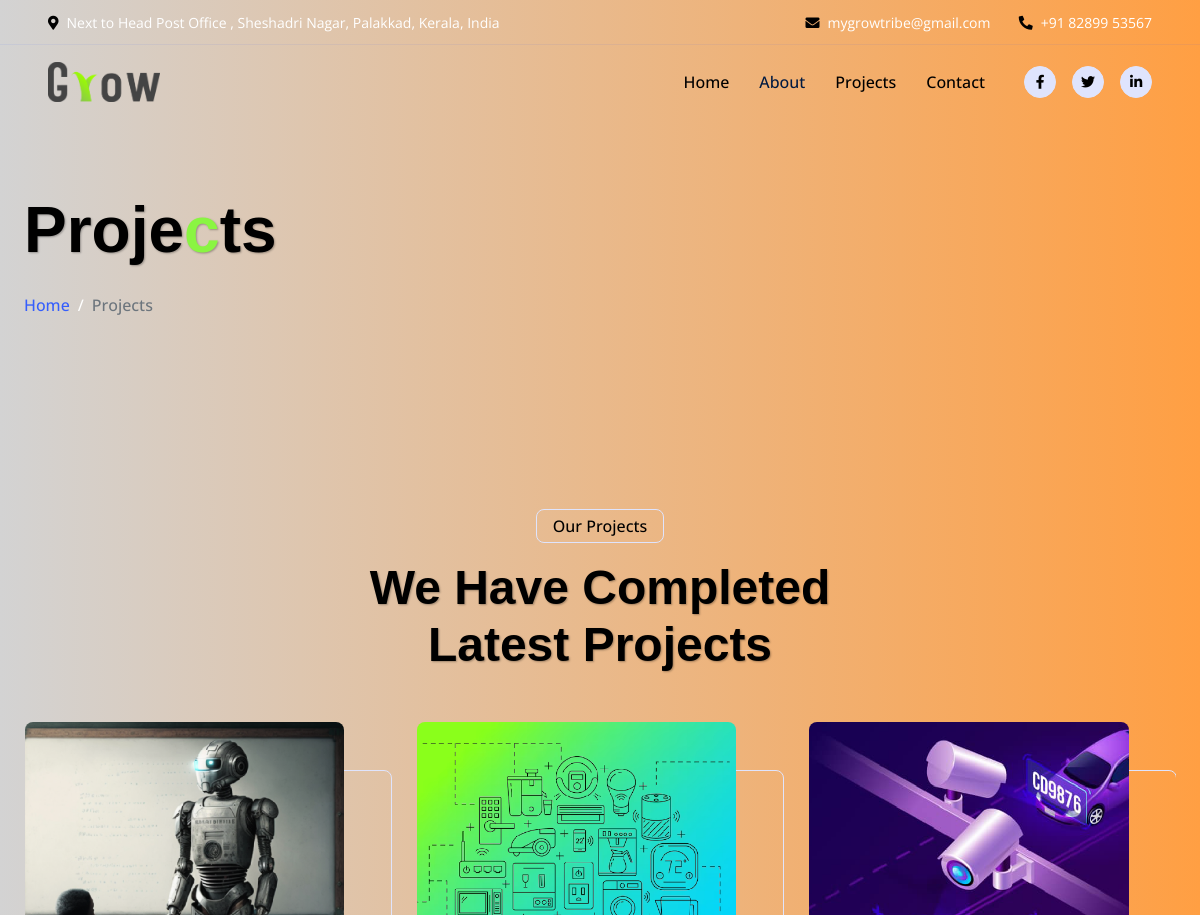
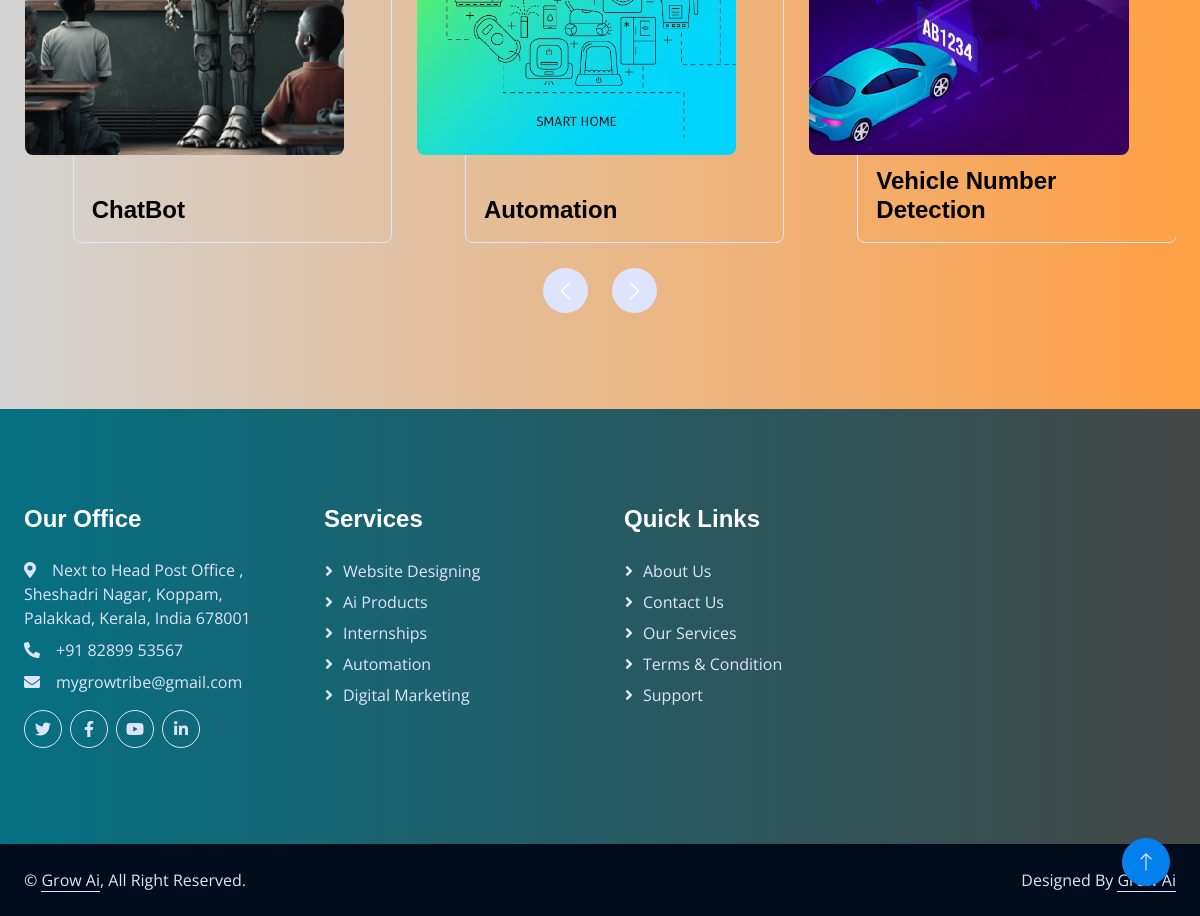
/projects/, run on the app's committed database (2 pictures, top to bottom).
### apps/models.py (models this page shows, shortened)
class Projects(models.Model):
    name=models.CharField(max_length=100)
    image=models.ImageField(upload_to='images')
    description=models.TextField()

### apps/views.py (the view)
# urls.py: path('projects/',projects,name='projects'),
def projects(request):
    projects=Projects.objects.all()
    return render(request,'project.html',{'projects':projects})

### templates/project.html (shortened to what this page needs)
{% load static %}
<!DOCTYPE html>
<html lang="en">
<head>
    <link href="https://cdnjs.cloudflare.com/ajax/libs/font-awesome/5.10.0/css/all.min.css" rel="stylesheet">
    <link href="https://cdn.jsdelivr.net/npm/bootstrap-icons@1.4.1/font/bootstrap-icons.css" rel="stylesheet">
    <link href="{% static 'lib/animate/animate.min.css' %}" rel="stylesheet">
    <link href="{% static 'lib/owlcarousel/assets/owl.carousel.min.css' %}" rel="stylesheet">
    <link href="{% static 'css/bootstrap.min.css' %}" rel="stylesheet">
    <link href="{% static 'css/style.css' %}" rel="stylesheet">
</head>
<body>
    <div class="container-fluid fixed-top px-0 wow fadeIn" data-wow-delay="0.1s">
        <div class="top-bar row gx-0 align-items-center d-none d-lg-flex">
            <div class="col-lg-6 px-5 text-start">
                <small><i class="fa fa-map-marker-alt text-primary me-2"></i>Next to Head Post Office ,
                    Sheshadri Nagar,
                    Palakkad, Kerala,
                    India
                    </small>
            </div>
            <div class="col-lg-6 px-5 text-end">
                <small><i class="fa fa-envelope text-primary me-2"></i>mygrowtribe@gmail.com</small>
                <small class="ms-4"><i class="fa fa-phone-alt text-primary me-2"></i>+91 82899 53567</small>
            </div>
        </div>
        <nav class="navbar navbar-expand-lg navbar-light py-lg-0 px-lg-5 wow fadeIn" data-wow-delay="0.1s">
            <a href="/" class="navbar-brand ms-4 ms-lg-0">
                <img src="{% static 'img/Grow Logo.png' %}" alt="Grow Ai Logo" class="title-image">
            </a>
            <div class="collapse navbar-collapse" id="navbarCollapse">
                    <div class="navbar-nav ms-auto p-4 p-lg-0">
                        <a href="/" class="nav-item nav-link">Home</a>
                        <a href="{% url 'apps:about' %}" class="nav-item nav-link active">About</a>
                        <a href="{% url 'apps:projects' %}" class="nav-item nav-link">Projects</a>
                        <a href="{% url 'apps:contact' %}" class="nav-item nav-link">Contact</a>
                    </div>
                <div class="d-none d-lg-flex ms-2">
                    <a class="btn btn-light btn-sm-square rounded-circle ms-3" href="">
                        <small class="fab fa-facebook-f text-primary"></small>
                    </a>
                    <a class="btn btn-light btn-sm-square rounded-circle ms-3" href="">
                        <small class="fab fa-twitter text-primary"></small>
                    </a>
                    <a class="btn btn-light btn-sm-square rounded-circle ms-3" href="https://in.linkedin.com/company/joingrowtribe">
                        <small class="fab fa-linkedin-in text-primary"></small>
                    </a>
                </div>
        </nav>
    </div>
    <div class="container-fluid page-header mb-5 wow fadeIn" data-wow-delay="0.1s">
        <div class="container">
            <h1 class="display-3 mb-4 animated slideInDown">Proje<span class="text-green">c</span>ts</h1>
            <nav aria-label="breadcrumb animated slideInDown">
                <ol class="breadcrumb mb-0">
                    <li class="breadcrumb-item"><a href="#">Home</a></li>
                    <li class="breadcrumb-item active" aria-current="page">Projects</li>
                </ol>
            </nav>
        </div>
    </div>
    <div class="container-xxl py-5">
        <div class="container">
            <div class="text-center mx-auto wow fadeInUp" data-wow-delay="0.1s" style="max-width: 600px;">
                <p class="d-inline-block border rounded text-primary fw-semi-bold py-1 px-3">Our Projects</p>
                <h1 class="display-5 mb-5">We Have Completed Latest Projects</h1>
            </div>
            <div class="owl-carousel project-carousel wow fadeInUp" data-wow-delay="0.3s">
                {% for i in projects %}
                <div class="project-item pe-5 pb-5">
                    <div class="project-img mb-3">
                        <img class="img-fluid rounded" src="{{i.image.url}}" alt="">
                    </div>
                    <br>
                    <div class="project-title">
                        <h4 class="mb-0">{{i.name}}</h4>
                    </div>
            </div>
            {% endfor %}
        </div>
    </div>
    </div>
    <div class="container-fluid bg-dark text-light footer mt-5 py-5 wow fadeIn" data-wow-delay="0.1s">
        <div class="container py-5">
            <div class="row g-5">
                <div class="col-lg-3 col-md-6">
                    <h4 class="text-white mb-4">Our Office</h4>
                    <p class="mb-2"><i class="fa fa-map-marker-alt me-3"></i>Next to Head Post Office ,
                        Sheshadri Nagar, Koppam,
                        Palakkad, Kerala,
                        India
                        678001</p>
                    <p class="mb-2"><i class="fa fa-phone-alt me-3"></i>+91 82899 53567</p>
                    <p class="mb-2"><i class="fa fa-envelope me-3"></i>mygrowtribe@gmail.com</p>
                    <div class="d-flex pt-2">
                        <a class="btn btn-square btn-outline-light rounded-circle me-2" href=""><i
                                class="fab fa-twitter"></i></a>
                        <a class="btn btn-square btn-outline-light rounded-circle me-2" href=""><i
                                class="fab fa-facebook-f"></i></a>
                        <a class="btn btn-square btn-outline-light rounded-circle me-2" href=""><i
                                class="fab fa-youtube"></i></a>
                        <a class="btn btn-square btn-outline-light rounded-circle me-2" href=""><i
                                class="fab fa-linkedin-in"></i></a>
                    </div>
                </div>
                <div class="col-lg-3 col-md-6">
                    <h4 class="text-white mb-4">Services</h4>
                    <a class="btn btn-link" href="">Website Designing</a>
                    <a class="btn btn-link" href="">Ai Products</a>
                    <a class="btn btn-link" href="">Internships</a>
                    <a class="btn btn-link" href="">Automation</a>
                    <a class="btn btn-link" href="">Digital Marketing</a>
                </div>
                <div class="col-lg-3 col-md-6">
                    <h4 class="text-white mb-4">Quick Links</h4>
                    <a class="btn btn-link" href="">About Us</a>
                    <a class="btn btn-link" href="">Contact Us</a>
                    <a class="btn btn-link" href="">Our Services</a>
                    <a class="btn btn-link" href="">Terms & Condition</a>
                    <a class="btn btn-link" href="">Support</a>
                </div>
                </div>
            </div>
        </div>
    <div class="container-fluid copyright py-4">
        <div class="container">
            <div class="row">
                <div class="col-md-6 text-center text-md-start mb-3 mb-md-0">
                    &copy; <a class="border-bottom" href="#">Grow Ai</a>, All Right Reserved.
                </div>
                <div class="col-md-6 text-center text-md-end">
                    Designed By <a class="border-bottom" href="">Grow Ai</a>
                </div>
            </div>
        </div>
    </div>
    <a href="#" class="btn btn-lg btn-primary btn-lg-square rounded-circle back-to-top"><i
            class="bi bi-arrow-up"></i></a>
</body>
</html>

### static/css/style.css (style rules this page uses)
:root { --primary: white; --secondary: #E93C05; --tertiary: white; --light: #DFE4FD; --dark: #011A41; }
.back-to-top { position: fixed; display: none; right: 30px; bottom: 30px; z-index: 99; }
h1, .h1,b h2, .h2, .fw-bold { font-weight: 700 !important; }
h3, .h3, h4, .h4, .fw-medium { font-weight: 600 !important; }
h5, .h5, h6, .h6, .fw-semi-bold { font-weight: 500 !important; }
.btn { transition: .5s; font-weight: 500; }
.btn-primary, .btn-outline-primary:hover { color: var(--light); }
.btn-square { width: 38px; height: 38px; }
.btn-sm-square { width: 32px; height: 32px; }
.btn-lg-square { width: 48px; height: 48px; }
.btn-square, .btn-sm-square, .btn-lg-square { padding: 0; display: flex; align-items: center; justify-content: center; font-weight: normal; }
.fixed-top { transition: .5s; }
.top-bar { height: 45px; border-bottom: 1px solid rgba(53, 94, 252, .07); }
.navbar .navbar-nav .nav-link { padding: 25px 15px; color: rgb(0, 0, 0); font-weight: 500; outline: none; }
.navbar .navbar-nav .nav-link:hover, .navbar .navbar-nav .nav-link.active { color: var(--dark); }
.page-header { padding-top: 12rem; padding-bottom: 16rem; background-image: url('https://saal.ai/wp-content/themes/saal/assets/images/line8.svg') top left no-repeat; background-size: cover; }
.page-header .breadcrumb-item, .page-header .breadcrumb-item a { font-weight: 500; }
.page-header .breadcrumb-item+.breadcrumb-item::before { color: var(--tertiary); }
.project-item, .project-item .project-img { position: relative; }
.project-item .project-title { position: absolute; top: 3rem; right: 0; bottom: 0; left: 3rem; border: 1px solid var(--light); border-radius: 8px; display: flex; align-items: flex-end; padding: 18px; z-index: -1; transition: .5s; }
.project-item .project-title h4 { transition: .5s; }
.footer .btn.btn-link { display: block; margin-bottom: 5px; padding: 0; text-align: left; color: var(--light); font-weight: normal; text-transform: capitalize; transition: .3s; }
.footer .btn.btn-link::before { position: relative; content: "\f105"; font-family: "Font Awesome 5 Free"; font-weight: 900; margin-right: 10px; }
.copyright { color: var(--light); background: #000B1C; }
.copyright a { color: var(--light); }
@media screen and (min-width: 1024px) and (max-width: 1200px) { .container, .saal-inner__page .container { max-width: inherit; width: 100%; } }

### templates/project.html (style rules this page uses)
.page-header { padding-top: 12rem; padding-bottom: 6rem; background-image: url('https://saal.ai/wp-content/themes/saal/assets/images/line8.svg') top left no-repeat; background-size: cover; }
.title-image { height: 2.5rem; margin-right: 15px; }
.text-green { color:#8af542; }

### data on the page
Projects: image (picture), name "Automation"
Projects: image (picture), name "Vehicle Number Detection"
Projects: image (picture), name "ChatBot"
